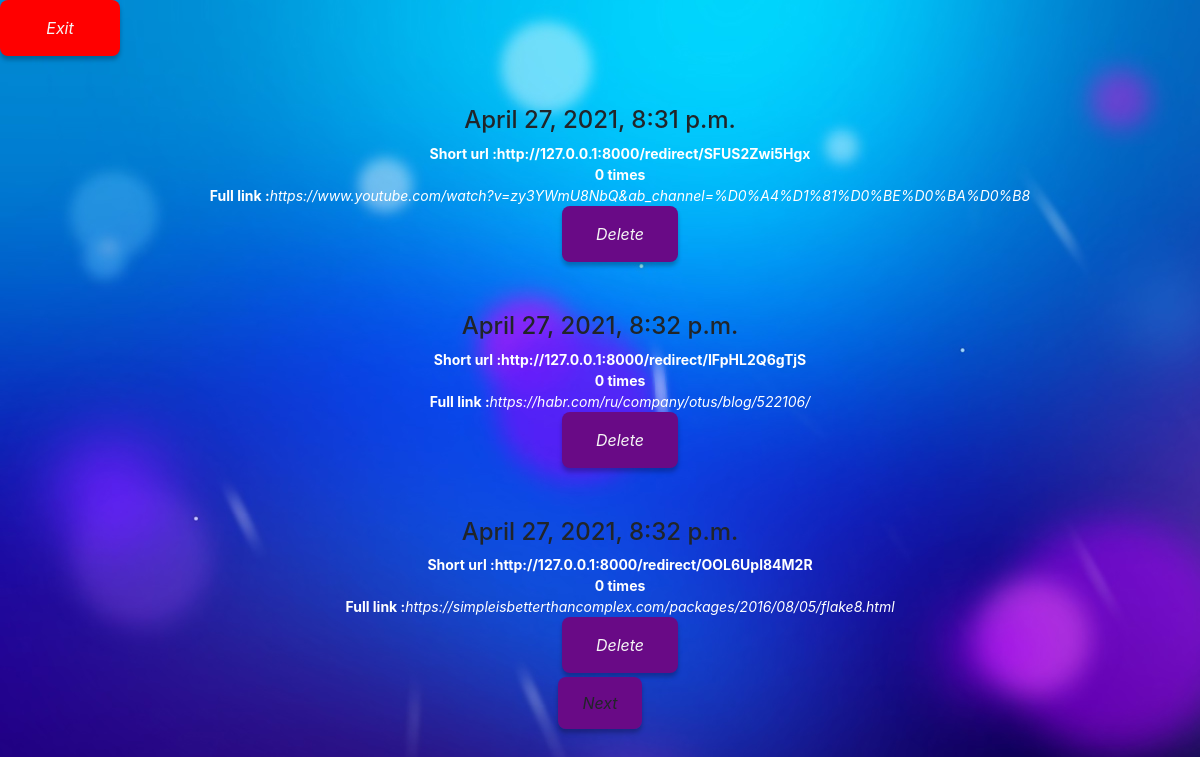
Before: /pagination/ (signed in) with the older database file.
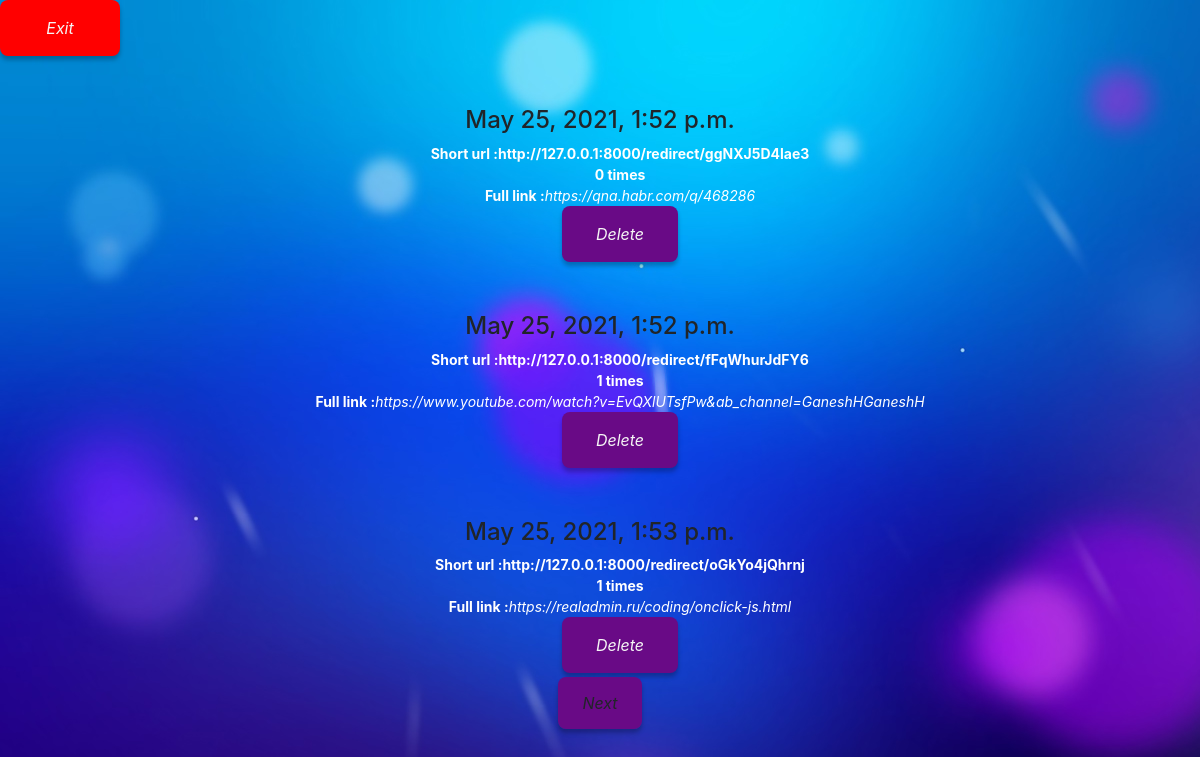
After: the same page with the newer database file.
### register/models.py (models this page shows, shortened)
class LinkModel(models.Model):
    link = models.CharField(max_length=255)
    slug = models.CharField(max_length=255, blank=True, null=True)
    counter = models.PositiveIntegerField(default=0)
    created_at = models.DateTimeField(auto_now_add=True)
    author = models.ForeignKey(
        User,
        on_delete=models.CASCADE,
        null=True
    )

### register/views.py (the view)
# urls.py: path('pagination/', views.pagination_view, name='pagination_p'),
@login_required()
def pagination_view(request: HttpRequest):
    slug = LinkModel.objects.filter(author=request.user)
    page = request.GET.get('page', 1)
    paginator = Paginator(slug, 3)
    try:
        slug = paginator.page(page)
    except PageNotAnInteger:
        slug = paginator.page(1)
    except EmptyPage:
        if request.is_ajax():
            return HttpResponse('')
    if request.is_ajax():
        return render(request, 'register/ajax_pag.html', {'slug': slug})
    return render(request, 'register/pagination.html', {'slug': slug})

### register/templates/register/pagination.html (shortened to what this page needs)
{% extends 'base.html' %}
{% load static %}
{% block title %}
            <button class="btn" style="background-color: red" onclick="location.href='/main' ">Exit</button>
{% endblock %}
{% block content %}
            <div
            align="center" id="project_list">
                            {% include 'register/ajax_pag.html' %}
            </div>
{% endblock %}

### register/templates/base.html (shortened to what this page needs)
{%load static%}
<!Doctype html>
<html lang="ru-RU">
<head>
<link rel="stylesheet" href="https://maxcdn.bootstrapcdn.com/bootstrap/4.0.0/css/bootstrap.min.css">
    <link rel="stylesheet" href="/static/style.css"/>
</head>
<body class="bg">
<div>{% block title %}{% endblock %}</div>
<div>{% block content %}{% endblock %}</div>
</body>
</html>

### register/templates/register/ajax_pag.html (shortened to what this page needs)
{% load static %}
{% for el in slug %}
        <div class="pag">
        <h4 style="margin-top: 50px">{{ el.created_at }}</h4>
            <ul style="color: white; font-size: 14px;margin-top: 2px;list-style: square outside">
                <li><b>Short url :http://127.0.0.1:8000/redirect/{{ el.slug }}</b></li>
                <li><b>{{ el.counter }} times</b></li>
                <li ><b>Full link :</b><a><i>{{ el.link }}</i></a></li>
                <a href="{% url 'delete' el.slug %}" class="btn" type="submit">Delete</a>
            </ul>
        </div>
{% endfor %}
    <div>
         {% if slug.has_next %}
<a  class="btn paginator" data-page='{{ slug.next_page_number }}'>Next</a>
                {% endif %}
    </div>

### register/static/style.css (style rules this page uses)
.btn { font-style: italic; width: 10%; background-color: #690a86; color: whitesmoke ; display: inline; text-align: center; border: 5px; border-radius: 8px 8px 8px 8px; box-shadow: 0 4px 4px rgba(0,0,0,.25); padding: 1em 1.5em; }
.bg { background-size: cover; background: url("ICS-ABSTRACT-BUBBLE-1920x1080.jpg"); }

### register/templates/register/pagination.html (style rules this page uses)
li { list-style-type: none; }

### register/templates/register/ajax_pag.html (style rules this page uses)
li { list-style-type: none; }

Changed rows visible on the page:
removed LinkModel: created_at "April 27, 2021, 8:31 p.m.", slug "SFUS2Zwi5Hgx", counter "0", link "https://www.youtube.com/watch?v=zy3YWmU8NbQ&ab_channel=%D0%A4%D1%81%D0%BE%D0%BA%D0%B8"
removed LinkModel: created_at "April 27, 2021, 8:32 p.m.", slug "IFpHL2Q6gTjS", counter "0", link "https://habr.com/ru/company/otus/blog/522106/"
removed LinkModel: created_at "April 27, 2021, 8:32 p.m.", slug "OOL6Upl84M2R", counter "0", link "https://simpleisbetterthancomplex.com/packages/2016/08/05/flake8.html"
added LinkModel: created_at "May 25, 2021, 1:52 p.m.", slug "ggNXJ5D4lae3", counter "0", link "https://qna.habr.com/q/468286"
added LinkModel: created_at "May 25, 2021, 1:52 p.m.", slug "fFqWhurJdFY6", counter "1", link "https://www.youtube.com/watch?v=EvQXlUTsfPw&ab_channel=GaneshHGaneshH"
added LinkModel: created_at "May 25, 2021, 1:53 p.m.", slug "oGkYo4jQhrnj", counter "1", link "https://realadmin.ru/coding/onclick-js.html"
